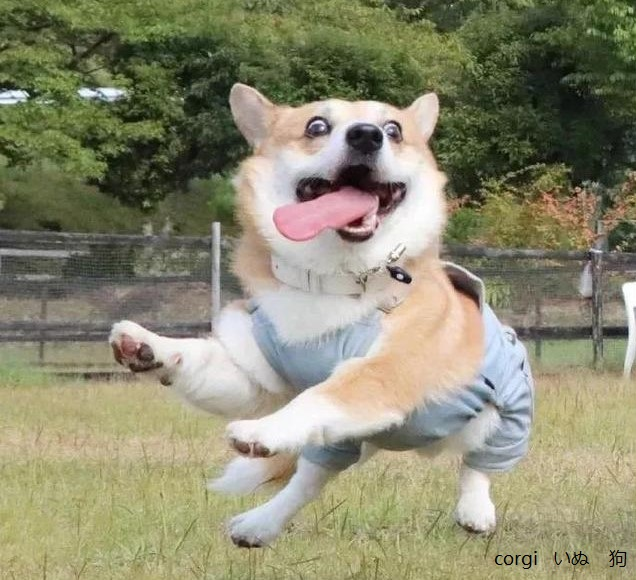
#> input picture Code/result.jpg, 636 x 580 px
$ python Evenlight.py
#> lines starting #> are read from the running program, lines starting #| are printed output that depends on the picture
#> further down, img is the input picture: shape (580, 636, 3); mean B, G, R 112, 137.7, 139.2
# author:Hongkun Xu
# datetime:2020/03/11 10:44
# software: PyCharm
"""
説明： 一种均匀光照的方法
"""

import cv2
import numpy as np


def unevenLightCompensate(img, blockSize):
#> called with blockSize = 256
    gray = cv2.cvtColor(img, cv2.COLOR_BGR2GRAY)
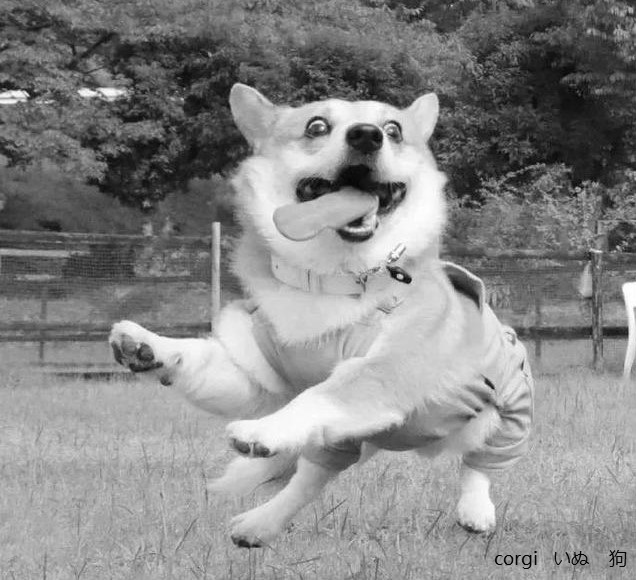
#> gray: shape (580, 636); min 1, max 255, mean 135.3
    average = np.mean(gray)
#> average = 135.3

    rows_new = int(np.ceil(gray.shape[0] / blockSize))
#> rows_new = 3
    cols_new = int(np.ceil(gray.shape[1] / blockSize))
#> cols_new = 3

    blockImage = np.zeros((rows_new, cols_new), dtype=np.float32)
#> blockImage = [[0, 0, 0], [0, 0, 0], [0, 0, 0]]
    for r in range(rows_new):
        for c in range(cols_new):
            rowmin = r * blockSize
            rowmax = (r + 1) * blockSize
            if (rowmax > gray.shape[0]):
                rowmax = gray.shape[0]
            colmin = c * blockSize
            colmax = (c + 1) * blockSize
            if (colmax > gray.shape[1]):
                colmax = gray.shape[1]

            imageROI = gray[rowmin:rowmax, colmin:colmax]
            temaver = np.mean(imageROI)
            blockImage[r, c] = temaver
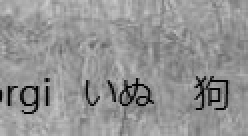
#> imageROI: shape (68, 124) (shown 2 times larger); min 1, max 205, mean 147.3
#> after the loop, blockImage = [[87.54, 127.4, 69.3], [155.2, 178, 154.6], [164.9, 157.5, 147.3]]

    blockImage = blockImage - average
#> blockImage = [[-47.72, -7.82, -65.96], [19.99, 42.78, 19.37], [29.64, 22.24, 12.01]]
    blockImage2 = cv2.resize(blockImage, (gray.shape[1], gray.shape[0]), interpolation=cv2.INTER_CUBIC)
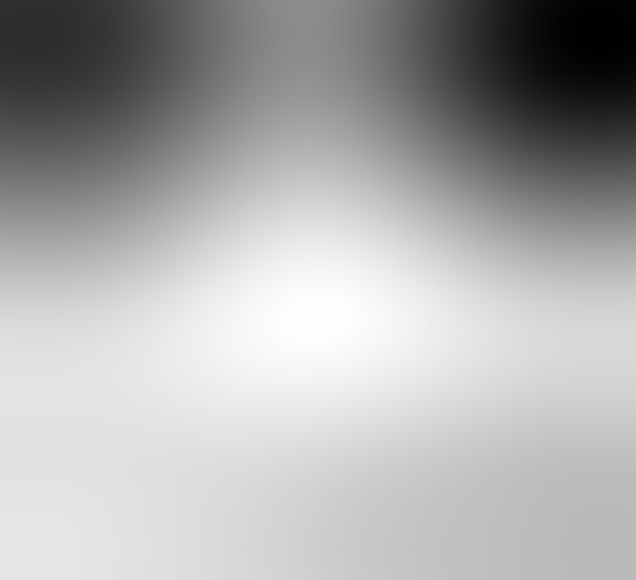
#> blockImage2: shape (580, 636) float32; min -82.33, max 44.28, mean 3.5; drawn with min black and max white
    gray2 = gray.astype(np.float32)
    dst = gray2 - blockImage2
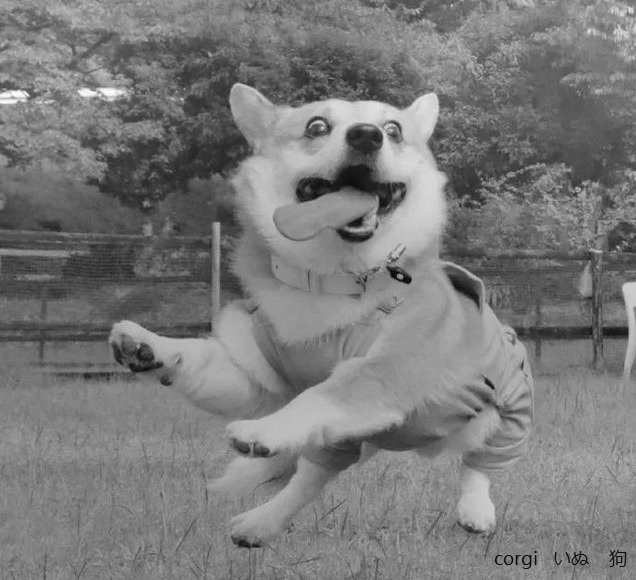
#> dst: shape (580, 636) float32; min -26.57, max 303.5, mean 131.7; drawn with min black and max white
    dst = dst.astype(np.uint8)
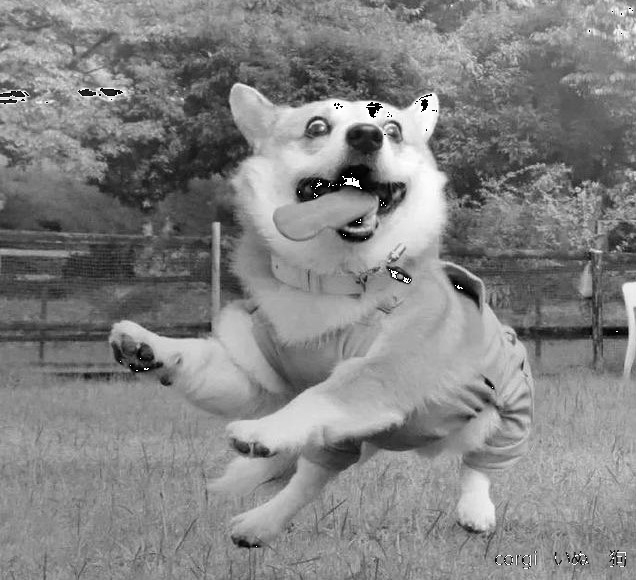
#> dst: shape (580, 636); min 0, max 255, mean 131.1
    dst = cv2.GaussianBlur(dst, (3, 3), 0)
    dst = cv2.cvtColor(dst, cv2.COLOR_GRAY2BGR)
#> dst: shape (580, 636, 3)

    return dst


if __name__ == '__main__':
    file = 'result.jpg'
    blockSize = 256
    img = cv2.imread(file)
    dst = unevenLightCompensate(img, blockSize)

    # result = np.concatenate([img, dst], axis=1)

    cv2.namedWindow('result', cv2.WINDOW_KEEPRATIO | cv2.WINDOW_NORMAL)
    cv2.imshow('result', dst)
    cv2.imwrite("Evenlight.jpg", dst)
    cv2.waitKey(0)
    cv2.destroyAllWindows()
